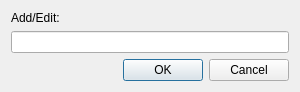
<?xml version="1.0" encoding="UTF-8"?>
<ui version="4.0">
 <class>GlossaryConfig_AddEdit</class>
 <widget class="QWidget" name="GlossaryConfig_AddEdit">
  <property name="windowModality">
   <enum>Qt::ApplicationModal</enum>
  </property>
  <property name="geometry">
   <rect>
    <x>0</x>
    <y>0</y>
    <width>300</width>
    <height>88</height>
   </rect>
  </property>
  <property name="windowTitle">
   <string>Add or Edit annotation</string>
  </property>
  <layout class="QGridLayout" name="gridLayout">
   <item row="2" column="0">
    <layout class="QVBoxLayout" name="verticalLayout">
     <item>
      <widget class="QLabel" name="label">
       <property name="text">
        <string>Add/Edit:</string>
       </property>
      </widget>
     </item>
     <item>
      <widget class="QLineEdit" name="lineEdit"/>
     </item>
     <item>
      <widget class="QDialogButtonBox" name="buttonBox">
       <property name="standardButtons">
        <set>QDialogButtonBox::Cancel|QDialogButtonBox::Ok</set>
       </property>
      </widget>
     </item>
    </layout>
   </item>
  </layout>
 </widget>
 <layoutdefault spacing="6" margin="11"/>
 <resources/>
 <connections>
  <connection>
   <sender>buttonBox</sender>
   <signal>accepted()</signal>
   <receiver>GlossaryConfig_AddEdit</receiver>
   <slot>ok()</slot>
   <hints>
    <hint type="sourcelabel">
     <x>149</x>
     <y>66</y>
    </hint>
    <hint type="destinationlabel">
     <x>149</x>
     <y>43</y>
    </hint>
   </hints>
  </connection>
  <connection>
   <sender>buttonBox</sender>
   <signal>rejected()</signal>
   <receiver>GlossaryConfig_AddEdit</receiver>
   <slot>cancel()</slot>
   <hints>
    <hint type="sourcelabel">
     <x>149</x>
     <y>66</y>
    </hint>
    <hint type="destinationlabel">
     <x>149</x>
     <y>43</y>
    </hint>
   </hints>
  </connection>
 </connections>
 <slots>
  <slot>addAnnotation()</slot>
  <slot>deleteAnnotation()</slot>
  <slot>editAnnotation()</slot>
  <slot>ok()</slot>
  <slot>cancel()</slot>
 </slots>
</ui>
